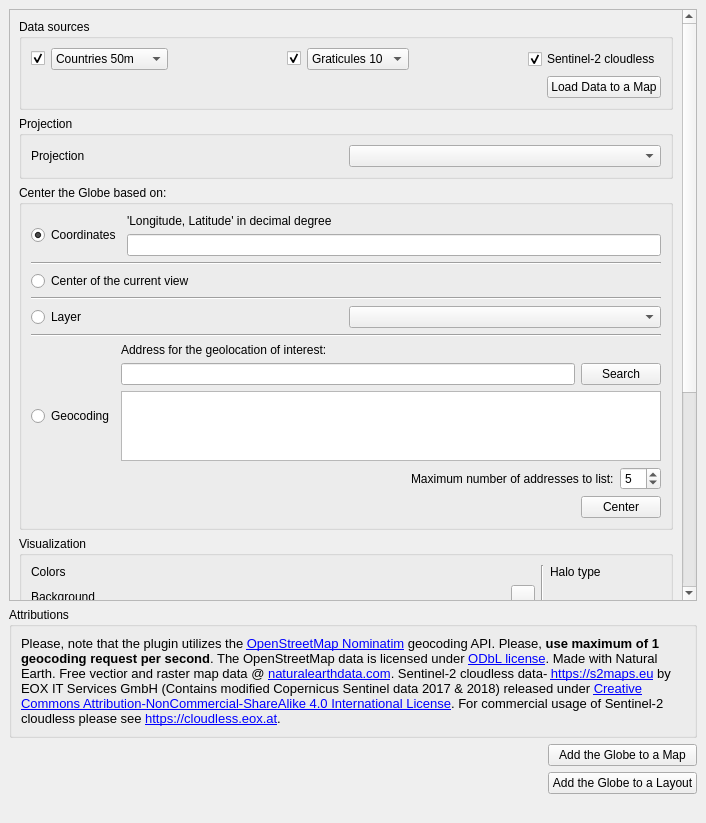
<?xml version="1.0" encoding="UTF-8"?>
<ui version="4.0">
 <class>GlobeBuilderDockWidgetBase</class>
 <widget class="QDockWidget" name="GlobeBuilderDockWidgetBase">
  <property name="geometry">
   <rect>
    <x>0</x>
    <y>0</y>
    <width>706</width>
    <height>823</height>
   </rect>
  </property>
  <property name="floating">
   <bool>false</bool>
  </property>
  <property name="windowTitle">
   <string>Globe Builder</string>
  </property>
  <widget class="QWidget" name="dockWidgetContents">
   <layout class="QVBoxLayout" name="verticalLayout_20">
    <item>
     <layout class="QVBoxLayout" name="verticalLayoutMain" stretch="0,0,0">
      <property name="sizeConstraint">
       <enum>QLayout::SetNoConstraint</enum>
      </property>
      <item>
       <widget class="QScrollArea" name="scrollArea">
        <property name="widgetResizable">
         <bool>true</bool>
        </property>
        <widget class="QWidget" name="scrollAreaWidgetContents_2">
         <property name="geometry">
          <rect>
           <x>0</x>
           <y>0</y>
           <width>670</width>
           <height>904</height>
          </rect>
         </property>
         <layout class="QVBoxLayout" name="verticalLayout_10">
          <item>
           <layout class="QVBoxLayout" name="verticalLayout_9">
            <item>
             <widget class="QgsCollapsibleGroupBox" name="mGroupBox">
              <property name="title">
               <string>Data sources</string>
              </property>
              <property name="collapsed">
               <bool>false</bool>
              </property>
              <layout class="QVBoxLayout" name="verticalLayout_11">
               <item>
                <layout class="QVBoxLayout" name="verticalLayout_6">
                 <item>
                  <layout class="QHBoxLayout" name="horizontalLayout_9">
                   <item>
                    <widget class="QCheckBox" name="checkBoxCountries">
                     <property name="text">
                      <string/>
                     </property>
                     <property name="checked">
                      <bool>true</bool>
                     </property>
                    </widget>
                   </item>
                   <item>
                    <widget class="QComboBox" name="comboBoxCountries">
                     <item>
                      <property name="text">
                       <string>Countries 50m</string>
                      </property>
                     </item>
                     <item>
                      <property name="text">
                       <string>Countries 110m</string>
                      </property>
                     </item>
                    </widget>
                   </item>
                   <item>
                    <spacer name="horizontalSpacer_8">
                     <property name="orientation">
                      <enum>Qt::Horizontal</enum>
                     </property>
                     <property name="sizeHint" stdset="0">
                      <size>
                       <width>40</width>
                       <height>20</height>
                      </size>
                     </property>
                    </spacer>
                   </item>
                   <item>
                    <widget class="QCheckBox" name="checkBoxGraticules">
                     <property name="text">
                      <string/>
                     </property>
                     <property name="checked">
                      <bool>true</bool>
                     </property>
                    </widget>
                   </item>
                   <item>
                    <widget class="QComboBox" name="comboBoxGraticules">
                     <item>
                      <property name="text">
                       <string>Graticules 10</string>
                      </property>
                     </item>
                     <item>
                      <property name="text">
                       <string>Graticules 2</string>
                      </property>
                     </item>
                     <item>
                      <property name="text">
                       <string>Graticules 5</string>
                      </property>
                     </item>
                     <item>
                      <property name="text">
                       <string>Graticules 20</string>
                      </property>
                     </item>
                     <item>
                      <property name="text">
                       <string>Graticules 30</string>
                      </property>
                     </item>
                    </widget>
                   </item>
                   <item>
                    <spacer name="horizontalSpacer_9">
                     <property name="orientation">
                      <enum>Qt::Horizontal</enum>
                     </property>
                     <property name="sizeHint" stdset="0">
                      <size>
                       <width>40</width>
                       <height>20</height>
                      </size>
                     </property>
                    </spacer>
                   </item>
                   <item>
                    <widget class="QCheckBox" name="checkBoxS2cloudless">
                     <property name="text">
                      <string>Sentinel-2 cloudless</string>
                     </property>
                     <property name="checked">
                      <bool>true</bool>
                     </property>
                    </widget>
                   </item>
                  </layout>
                 </item>
                 <item>
                  <layout class="QHBoxLayout" name="horizontalLayout_8">
                   <item>
                    <spacer name="horizontalSpacer_4">
                     <property name="orientation">
                      <enum>Qt::Horizontal</enum>
                     </property>
                     <property name="sizeHint" stdset="0">
                      <size>
                       <width>40</width>
                       <height>20</height>
                      </size>
                     </property>
                    </spacer>
                   </item>
                   <item>
                    <widget class="QPushButton" name="pushButtonLoadData">
                     <property name="text">
                      <string>Load Data to a Map</string>
                     </property>
                    </widget>
                   </item>
                  </layout>
                 </item>
                </layout>
               </item>
              </layout>
             </widget>
            </item>
           </layout>
          </item>
          <item>
           <widget class="QgsCollapsibleGroupBox" name="mGroupBox_5">
            <property name="title">
             <string>Projection</string>
            </property>
            <layout class="QHBoxLayout" name="horizontalLayout_17">
             <item>
              <widget class="QLabel" name="label_14">
               <property name="text">
                <string>Projection</string>
               </property>
              </widget>
             </item>
             <item>
              <widget class="QComboBox" name="comboBoxProjections"/>
             </item>
            </layout>
           </widget>
          </item>
          <item>
           <widget class="QgsCollapsibleGroupBox" name="centeringGroupBox">
            <property name="enabled">
             <bool>true</bool>
            </property>
            <property name="title">
             <string>Center the Globe based on:</string>
            </property>
            <property name="flat">
             <bool>false</bool>
            </property>
            <property name="collapsed">
             <bool>false</bool>
            </property>
            <layout class="QVBoxLayout" name="verticalLayout_12">
             <item>
              <layout class="QVBoxLayout" name="verticalLayout_5">
               <item>
                <layout class="QHBoxLayout" name="horizontalLayout_4">
                 <item>
                  <widget class="QRadioButton" name="radioButtonCoordinates">
                   <property name="text">
                    <string>Coordinates</string>
                   </property>
                   <property name="checked">
                    <bool>true</bool>
                   </property>
                  </widget>
                 </item>
                 <item>
                  <layout class="QVBoxLayout" name="verticalLayout">
                   <item>
                    <widget class="QLabel" name="label_2">
                     <property name="text">
                      <string>'Longitude, Latitude' in decimal degree</string>
                     </property>
                    </widget>
                   </item>
                   <item>
                    <widget class="QLineEdit" name="lineEditLonLat"/>
                   </item>
                  </layout>
                 </item>
                </layout>
               </item>
               <item>
                <widget class="Line" name="line_3">
                 <property name="orientation">
                  <enum>Qt::Horizontal</enum>
                 </property>
                </widget>
               </item>
               <item>
                <widget class="QRadioButton" name="radioButtonCenter">
                 <property name="text">
                  <string>Center of the current view</string>
                 </property>
                </widget>
               </item>
               <item>
                <widget class="Line" name="line_4">
                 <property name="orientation">
                  <enum>Qt::Horizontal</enum>
                 </property>
                </widget>
               </item>
               <item>
                <layout class="QHBoxLayout" name="horizontalLayout_12">
                 <item>
                  <widget class="QRadioButton" name="radioButtonLayer">
                   <property name="text">
                    <string>Layer</string>
                   </property>
                  </widget>
                 </item>
                 <item>
                  <widget class="QgsMapLayerComboBox" name="mMapLayerComboBox"/>
                 </item>
                </layout>
               </item>
               <item>
                <widget class="Line" name="line">
                 <property name="orientation">
                  <enum>Qt::Horizontal</enum>
                 </property>
                </widget>
               </item>
               <item>
                <layout class="QHBoxLayout" name="horizontalLayout_5">
                 <item>
                  <widget class="QRadioButton" name="radioButtonGeocoding">
                   <property name="text">
                    <string>Geocoding</string>
                   </property>
                  </widget>
                 </item>
                 <item>
                  <layout class="QVBoxLayout" name="verticalLayout_2">
                   <item>
                    <widget class="QLabel" name="label_3">
                     <property name="text">
                      <string>Address for the geolocation of interest:</string>
                     </property>
                    </widget>
                   </item>
                   <item>
                    <layout class="QHBoxLayout" name="horizontalLayout">
                     <item>
                      <widget class="QLineEdit" name="lineEditGeocoding"/>
                     </item>
                     <item>
                      <widget class="QPushButton" name="pushButtonSearch">
                       <property name="text">
                        <string>Search</string>
                       </property>
                      </widget>
                     </item>
                    </layout>
                   </item>
                   <item>
                    <widget class="QListWidget" name="listWidgetGeocodingResults"/>
                   </item>
                   <item>
                    <layout class="QHBoxLayout" name="horizontalLayout_2">
                     <item>
                      <spacer name="horizontalSpacer_2">
                       <property name="orientation">
                        <enum>Qt::Horizontal</enum>
                       </property>
                       <property name="sizeHint" stdset="0">
                        <size>
                         <width>40</width>
                         <height>20</height>
                        </size>
                       </property>
                      </spacer>
                     </item>
                     <item>
                      <widget class="QLabel" name="label_4">
                       <property name="sizePolicy">
                        <sizepolicy hsizetype="Preferred" vsizetype="Preferred">
                         <horstretch>0</horstretch>
                         <verstretch>0</verstretch>
                        </sizepolicy>
                       </property>
                       <property name="text">
                        <string>Maximum number of addresses to list:</string>
                       </property>
                      </widget>
                     </item>
                     <item>
                      <widget class="QSpinBox" name="spinBoxMaxResults">
                       <property name="sizePolicy">
                        <sizepolicy hsizetype="Preferred" vsizetype="Fixed">
                         <horstretch>0</horstretch>
                         <verstretch>0</verstretch>
                        </sizepolicy>
                       </property>
                       <property name="maximumSize">
                        <size>
                         <width>50</width>
                         <height>16777215</height>
                        </size>
                       </property>
                       <property name="minimum">
                        <number>1</number>
                       </property>
                       <property name="maximum">
                        <number>10</number>
                       </property>
                       <property name="value">
                        <number>5</number>
                       </property>
                      </widget>
                     </item>
                    </layout>
                   </item>
                  </layout>
                 </item>
                </layout>
               </item>
               <item>
                <layout class="QHBoxLayout" name="horizontalLayout_7">
                 <item>
                  <spacer name="horizontalSpacer_3">
                   <property name="orientation">
                    <enum>Qt::Horizontal</enum>
                   </property>
                   <property name="sizeHint" stdset="0">
                    <size>
                     <width>40</width>
                     <height>20</height>
                    </size>
                   </property>
                  </spacer>
                 </item>
                 <item>
                  <widget class="QPushButton" name="pushButtonCenter">
                   <property name="text">
                    <string>Center</string>
                   </property>
                  </widget>
                 </item>
                </layout>
               </item>
              </layout>
             </item>
            </layout>
           </widget>
          </item>
          <item>
           <widget class="QgsCollapsibleGroupBox" name="mGroupBox_3">
            <property name="title">
             <string>Visualization</string>
            </property>
            <property name="collapsed">
             <bool>false</bool>
            </property>
            <layout class="QVBoxLayout" name="verticalLayout_13">
             <item>
              <layout class="QHBoxLayout" name="horizontalLayout_11">
               <item>
                <layout class="QVBoxLayout" name="verticalLayout_14">
                 <item>
                  <widget class="QLabel" name="label_8">
                   <property name="text">
                    <string>Colors</string>
                   </property>
                  </widget>
                 </item>
                 <item>
                  <spacer name="verticalSpacer_2">
                   <property name="orientation">
                    <enum>Qt::Vertical</enum>
                   </property>
                   <property name="sizeHint" stdset="0">
                    <size>
                     <width>20</width>
                     <height>40</height>
                    </size>
                   </property>
                  </spacer>
                 </item>
                 <item>
                  <layout class="QHBoxLayout" name="horizontalLayout_6">
                   <item>
                    <layout class="QVBoxLayout" name="verticalLayout_15">
                     <item>
                      <widget class="QLabel" name="label_6">
                       <property name="text">
                        <string>Background</string>
                       </property>
                      </widget>
                     </item>
                     <item>
                      <widget class="QLabel" name="label">
                       <property name="text">
                        <string>Globe Layout background</string>
                       </property>
                      </widget>
                     </item>
                     <item>
                      <widget class="QLabel" name="label_7">
                       <property name="text">
                        <string>Countries</string>
                       </property>
                      </widget>
                     </item>
                     <item>
                      <widget class="QLabel" name="label_12">
                       <property name="text">
                        <string>Graticules</string>
                       </property>
                      </widget>
                     </item>
                     <item>
                      <widget class="QLabel" name="label_11">
                       <property name="text">
                        <string>Halo</string>
                       </property>
                      </widget>
                     </item>
                    </layout>
                   </item>
                   <item>
                    <spacer name="horizontalSpacer_5">
                     <property name="orientation">
                      <enum>Qt::Horizontal</enum>
                     </property>
                     <property name="sizeHint" stdset="0">
                      <size>
                       <width>40</width>
                       <height>20</height>
                      </size>
                     </property>
                    </spacer>
                   </item>
                   <item>
                    <layout class="QVBoxLayout" name="verticalLayout_16">
                     <item>
                      <widget class="QgsColorButton" name="mColorButtonBackground">
                       <property name="allowOpacity">
                        <bool>true</bool>
                       </property>
                      </widget>
                     </item>
                     <item>
                      <widget class="QgsColorButton" name="mColorButtonLayoutBackground">
                       <property name="allowOpacity">
                        <bool>true</bool>
                       </property>
                      </widget>
                     </item>
                     <item>
                      <widget class="QgsColorButton" name="mColorButtonCountries">
                       <property name="allowOpacity">
                        <bool>true</bool>
                       </property>
                      </widget>
                     </item>
                     <item>
                      <widget class="QgsColorButton" name="mColorButtonGraticules">
                       <property name="allowOpacity">
                        <bool>true</bool>
                       </property>
                      </widget>
                     </item>
                     <item>
                      <widget class="QgsColorButton" name="mColorButtonHalo">
                       <property name="allowOpacity">
                        <bool>true</bool>
                       </property>
                      </widget>
                     </item>
                    </layout>
                   </item>
                  </layout>
                 </item>
                </layout>
               </item>
               <item>
                <widget class="Line" name="line_2">
                 <property name="orientation">
                  <enum>Qt::Vertical</enum>
                 </property>
                </widget>
               </item>
               <item>
                <layout class="QVBoxLayout" name="verticalLayout_3">
                 <item>
                  <widget class="QLabel" name="label_10">
                   <property name="text">
                    <string>Halo type</string>
                   </property>
                  </widget>
                 </item>
                 <item>
                  <spacer name="verticalSpacer">
                   <property name="orientation">
                    <enum>Qt::Vertical</enum>
                   </property>
                   <property name="sizeHint" stdset="0">
                    <size>
                     <width>20</width>
                     <height>40</height>
                    </size>
                   </property>
                  </spacer>
                 </item>
                 <item>
                  <widget class="QRadioButton" name="radioButtonHHalo">
                   <property name="text">
                    <string>Halo, no fill</string>
                   </property>
                   <property name="checked">
                    <bool>true</bool>
                   </property>
                  </widget>
                 </item>
                 <item>
                  <widget class="QRadioButton" name="radioButtonHOutline">
                   <property name="text">
                    <string>Outline, no fill</string>
                   </property>
                  </widget>
                 </item>
                 <item>
                  <layout class="QHBoxLayout" name="horizontalLayout_10">
                   <item>
                    <layout class="QVBoxLayout" name="verticalLayout_18">
                     <item>
                      <widget class="QRadioButton" name="radioButtonHFillWithHalo">
                       <property name="text">
                        <string>Halo, fill</string>
                       </property>
                      </widget>
                     </item>
                     <item>
                      <widget class="QRadioButton" name="radioButtonHFill">
                       <property name="text">
                        <string>Outline, fill</string>
                       </property>
                      </widget>
                     </item>
                    </layout>
                   </item>
                   <item>
                    <widget class="QgsColorButton" name="mColorButtonHFill"/>
                   </item>
                  </layout>
                 </item>
                </layout>
               </item>
              </layout>
             </item>
             <item>
              <widget class="Line" name="line_5">
               <property name="orientation">
                <enum>Qt::Horizontal</enum>
               </property>
              </widget>
             </item>
             <item>
              <layout class="QHBoxLayout" name="horizontalLayout_14">
               <item>
                <spacer name="horizontalSpacer_6">
                 <property name="orientation">
                  <enum>Qt::Horizontal</enum>
                 </property>
                 <property name="sizeHint" stdset="0">
                  <size>
                   <width>40</width>
                   <height>20</height>
                  </size>
                 </property>
                </spacer>
               </item>
               <item>
                <widget class="QPushButton" name="pushButtonApplyVisualizations">
                 <property name="text">
                  <string>Apply</string>
                 </property>
                </widget>
               </item>
              </layout>
             </item>
            </layout>
           </widget>
          </item>
          <item>
           <widget class="QgsCollapsibleGroupBox" name="mGroupBox_4">
            <property name="title">
             <string>Layout</string>
            </property>
            <property name="collapsed">
             <bool>false</bool>
            </property>
            <layout class="QVBoxLayout" name="verticalLayout_17">
             <item>
              <layout class="QVBoxLayout" name="verticalLayout_4">
               <item>
                <layout class="QHBoxLayout" name="horizontalLayout_13">
                 <item>
                  <widget class="QLabel" name="label_composer">
                   <property name="text">
                    <string>Map composer:</string>
                   </property>
                  </widget>
                 </item>
                 <item>
                  <widget class="QComboBox" name="comboBoxLayouts"/>
                 </item>
                </layout>
               </item>
              </layout>
             </item>
             <item>
              <layout class="QHBoxLayout" name="horizontalLayout_15">
               <item>
                <widget class="QCheckBox" name="checkBoxIntCountries">
                 <property name="text">
                  <string>Color for Countries intersecting the current view</string>
                 </property>
                </widget>
               </item>
               <item>
                <widget class="QgsColorButton" name="mColorButtonIntCountries">
                 <property name="allowOpacity">
                  <bool>true</bool>
                 </property>
                </widget>
               </item>
              </layout>
             </item>
             <item>
              <layout class="QHBoxLayout" name="horizontalLayout_16">
               <item>
                <spacer name="horizontalSpacer_7">
                 <property name="orientation">
                  <enum>Qt::Horizontal</enum>
                 </property>
                 <property name="sizeHint" stdset="0">
                  <size>
                   <width>40</width>
                   <height>20</height>
                  </size>
                 </property>
                </spacer>
               </item>
               <item>
                <widget class="QLabel" name="label_13">
                 <property name="sizePolicy">
                  <sizepolicy hsizetype="Preferred" vsizetype="Preferred">
                   <horstretch>0</horstretch>
                   <verstretch>0</verstretch>
                  </sizepolicy>
                 </property>
                 <property name="text">
                  <string>Globe size in mm</string>
                 </property>
                </widget>
               </item>
               <item>
                <widget class="QSpinBox" name="spinBoxGlobeSize">
                 <property name="sizePolicy">
                  <sizepolicy hsizetype="Preferred" vsizetype="Fixed">
                   <horstretch>0</horstretch>
                   <verstretch>0</verstretch>
                  </sizepolicy>
                 </property>
                 <property name="maximumSize">
                  <size>
                   <width>50</width>
                   <height>16777215</height>
                  </size>
                 </property>
                 <property name="minimum">
                  <number>1</number>
                 </property>
                 <property name="maximum">
                  <number>10000</number>
                 </property>
                 <property name="value">
                  <number>80</number>
                 </property>
                </widget>
               </item>
              </layout>
             </item>
            </layout>
           </widget>
          </item>
          <item>
           <spacer name="verticalSpacer_3">
            <property name="orientation">
             <enum>Qt::Vertical</enum>
            </property>
            <property name="sizeHint" stdset="0">
             <size>
              <width>20</width>
              <height>40</height>
             </size>
            </property>
           </spacer>
          </item>
         </layout>
        </widget>
       </widget>
      </item>
      <item>
       <widget class="QGroupBox" name="groupBox_6">
        <property name="title">
         <string>Attributions</string>
        </property>
        <layout class="QVBoxLayout" name="verticalLayout_8">
         <item>
          <widget class="QLabel" name="label_5">
           <property name="text">
            <string>&lt;html&gt;&lt;head/&gt;&lt;body&gt;&lt;p&gt;&lt;span style=&quot; font-size:10pt;&quot;&gt;Please,
             note that the plugin utilizes the &lt;/span&gt;&lt;a href=&quot;https://wiki.openstreetmap.org/wiki/Nominatim&quot;&gt;&lt;span
             style=&quot; font-size:10pt; text-decoration: underline; color:#0000ff;&quot;&gt;OpenStreetMap Nominatim&lt;/span&gt;&lt;/a&gt;&lt;span
             style=&quot; font-size:10pt;&quot;&gt; geocoding API. Please, &lt;/span&gt;&lt;span style=&quot;
             font-size:10pt; font-weight:600;&quot;&gt;use maximum of 1 geocoding request per second&lt;/span&gt;&lt;span
             style=&quot; font-size:10pt;&quot;&gt;. The OpenStreetMap data is licensed under &lt;/span&gt;&lt;a href=&quot;https://opendatacommons.org/licenses/odbl/&quot;&gt;&lt;span
             style=&quot; font-size:10pt; text-decoration: underline; color:#0000ff;&quot;&gt;ODbL license&lt;/span&gt;&lt;/a&gt;&lt;span
             style=&quot; font-size:10pt;&quot;&gt;. Made with Natural Earth. Free vectior and raster map data @ &lt;/span&gt;&lt;a
             href=&quot;naturalearthdata.com&quot;&gt;&lt;span style=&quot; font-size:10pt; text-decoration: underline;
             color:#0000ff;&quot;&gt;naturalearthdata.com&lt;/span&gt;&lt;/a&gt;&lt;span style=&quot; font-size:10pt;&quot;&gt;.
             Sentinel-2 cloudless data- &lt;/span&gt;&lt;a href=&quot;https://s2maps.eu/&quot;&gt;&lt;span style=&quot;
             font-size:10pt; text-decoration: underline; color:#0000ff;&quot;&gt;https://s2maps.eu&lt;/span&gt;&lt;/a&gt;&lt;span
             style=&quot; font-size:10pt;&quot;&gt; by EOX IT Services GmbH (Contains modified Copernicus Sentinel data
             2017 &amp;amp; 2018) released under &lt;/span&gt;&lt;a href=&quot;https://creativecommons.org/licenses/by-nc-sa/4.0/&quot;&gt;&lt;span
             style=&quot; font-size:10pt; text-decoration: underline; color:#0000ff;&quot;&gt;Creative Commons
             Attribution-NonCommercial-ShareAlike 4.0 International License&lt;/span&gt;&lt;/a&gt;&lt;span style=&quot;
             font-size:10pt;&quot;&gt;. For commercial usage of Sentinel-2 cloudless please see &lt;/span&gt;&lt;a href=&quot;https://cloudless.eox.at&quot;&gt;&lt;span
             style=&quot; font-size:10pt; text-decoration: underline; color:#0000ff;&quot;&gt;https://cloudless.eox.at&lt;/span&gt;&lt;/a&gt;&lt;span
             style=&quot; font-size:10pt;&quot;&gt;. &lt;/span&gt;&lt;/p&gt;&lt;/body&gt;&lt;/html&gt;
            </string>
           </property>
           <property name="wordWrap">
            <bool>true</bool>
           </property>
          </widget>
         </item>
        </layout>
       </widget>
      </item>
      <item>
       <layout class="QHBoxLayout" name="horizontalLayout_3">
        <item>
         <layout class="QVBoxLayout" name="verticalLayout_7"/>
        </item>
        <item>
         <spacer name="horizontalSpacer">
          <property name="orientation">
           <enum>Qt::Horizontal</enum>
          </property>
          <property name="sizeHint" stdset="0">
           <size>
            <width>40</width>
            <height>20</height>
           </size>
          </property>
         </spacer>
        </item>
        <item>
         <layout class="QVBoxLayout" name="verticalLayout_19">
          <item>
           <widget class="QPushButton" name="pushButtonRun">
            <property name="text">
             <string>Add the Globe to a Map</string>
            </property>
           </widget>
          </item>
          <item>
           <widget class="QPushButton" name="pushButtonAddToLayout">
            <property name="text">
             <string>Add the Globe to a Layout</string>
            </property>
           </widget>
          </item>
         </layout>
        </item>
       </layout>
      </item>
     </layout>
    </item>
    <item>
     <widget class="QLabel" name="label_9">
      <property name="text">
       <string/>
      </property>
     </widget>
    </item>
   </layout>
  </widget>
 </widget>
 <customwidgets>
  <customwidget>
   <class>QgsCollapsibleGroupBox</class>
   <extends>QGroupBox</extends>
   <header>qgscollapsiblegroupbox.h</header>
   <container>1</container>
  </customwidget>
  <customwidget>
   <class>QgsColorButton</class>
   <extends>QToolButton</extends>
   <header>qgscolorbutton.h</header>
  </customwidget>
  <customwidget>
   <class>QgsMapLayerComboBox</class>
   <extends>QComboBox</extends>
   <header>qgsmaplayercombobox.h</header>
  </customwidget>
 </customwidgets>
 <resources/>
 <connections/>
</ui>
